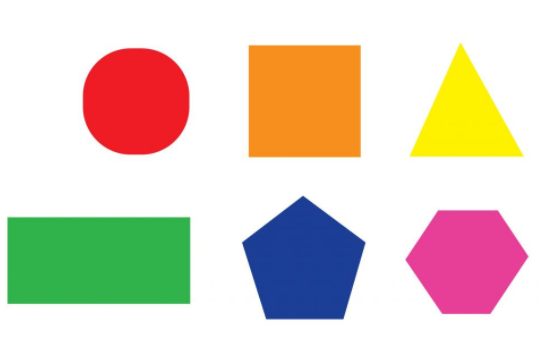
#> input picture bai-tap/shape1.png, 539 x 341 px
$ jupyter execute '1. findContours.ipynb'
#> lines starting #> are read from the running program, lines starting #| are printed output that depends on the picture; after the words box and inside, x2 and y2 are one past the last pixel; in counts of white or black regions, pixels touching at a corner belong together
[cell 1]
import cv2
import numpy as np
#vẽ hình ảnh lên
import matplotlib.pyplot as plt

[cell 2]
img = cv2.imread('shape1.png')
#> img is the input picture: shape (341, 539, 3); mean B, G, R 192.6, 208, 221.2

[cell 3]
#chuyển về màu xám để dễ xử lý cho việc tìm cạnh
gray = cv2.cvtColor(img, cv2.COLOR_BGR2GRAY)
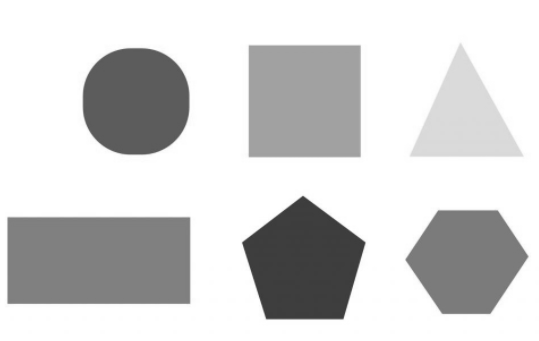
#> gray: shape (341, 539); min 57, max 255, mean 210.1

[cell 4]
plt.imshow(gray, cmap='gray')

[cell 5]
#thường các ảnh bị nhiễu: sẽ làm mờ nó, để bỏ bụi, pixel hư
blurred = cv2.GaussianBlur(gray, (5,5), 0)
plt.imshow(blurred, cmap='gray')

[cell 6]
#lấy ảnh đen trắng theo ngưỡng 222
#print(np.unique(blurred))
print(blurred)
#> (printed output is left out)
thresh = cv2.threshold(blurred, 222, 255, cv2.THRESH_BINARY)[1]
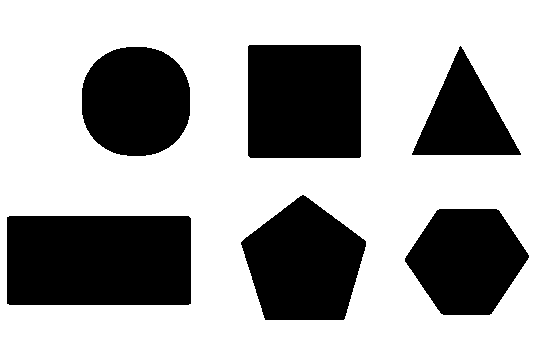
#> thresh: shape (341, 539); 64.4% white; 6 black regions
plt.imshow(thresh, cmap='gray')

[cell 7]
cnts = cv2.findContours(thresh.copy(), cv2.RETR_TREE, cv2.CHAIN_APPROX_SIMPLE)
#> cnts = 7 contours; box (x1, y1, x2, y2) and area: (0, 0, 539, 341) 182920, (6, 215, 192, 306) 16636, (247, 44, 362, 159) 12986, (240, 194, 367, 321) 11208, (81, 46, 191, 157) 9884, (404, 208, 530, 316) 9664, (411, 45, 522, 156) 6218
cnts = cnts[0]
print(len(cnts))
#| 7
img = cv2.cvtColor(img.copy(), cv2.COLOR_BGR2RGB)
for c in cnts:
    # moments giúp tìm đặc trưng của hình ảnh: như trung tâm, diện tích, chu vi
    M = cv2.moments(c)
    cX = int(M["m10"] / M["m00"])
    cY = int(M["m01"] / M["m00"])
    #print(cX, cY)  #in ra để debug cho dễ
    cv2.drawContours(img, [c], -1, (255, 0, 0), 2)

    #vẽ hình tròn ở trung tâm contour tìm được
    cv2.circle(img, (cX, cY), 4, (255, 0, 255), -1)
#> this loop made 7 passes
#> (cX, cY) on passes 2 to 7: (98, 260), (466, 259), (303, 263), (135, 100), (464, 117), (304, 100)
#> (c, cX, cY) on pass 1: ([[0, 0], [0, 340], [538, 340], [538, 0]], 269, 170)
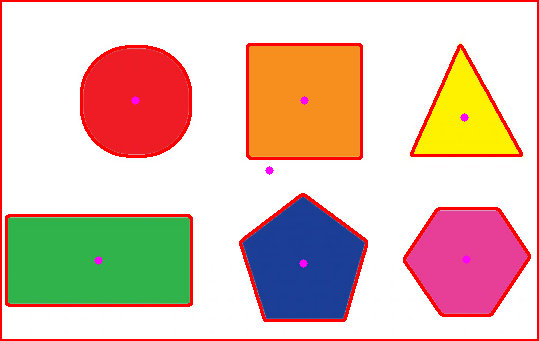
#> img: shape (341, 539, 3); mean R, G, B 221.8, 192.5, 178.9
plt.imshow(img)
